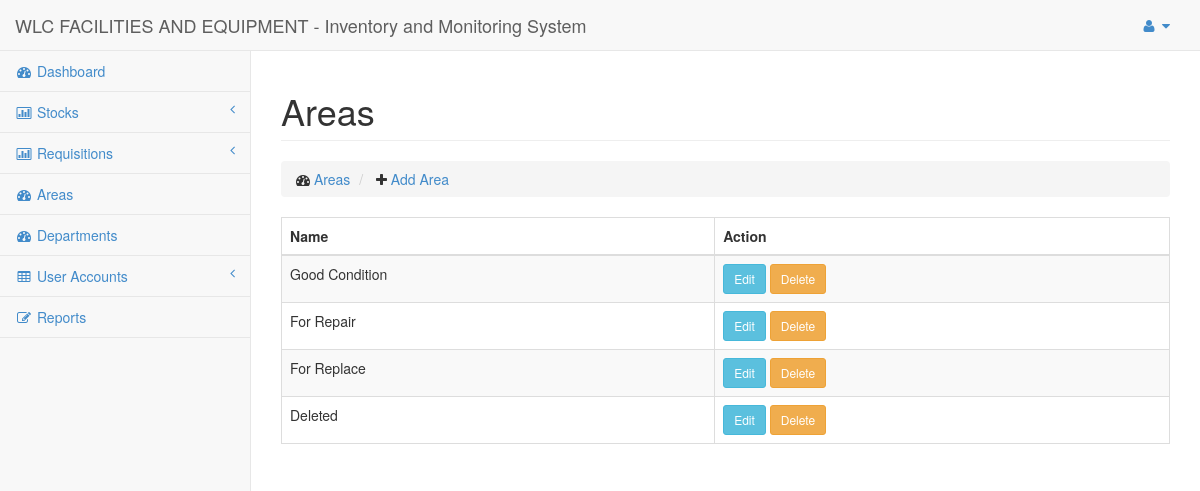
/Pages/Areas/list.php (signed in), run on an earlier commit of the app's database.
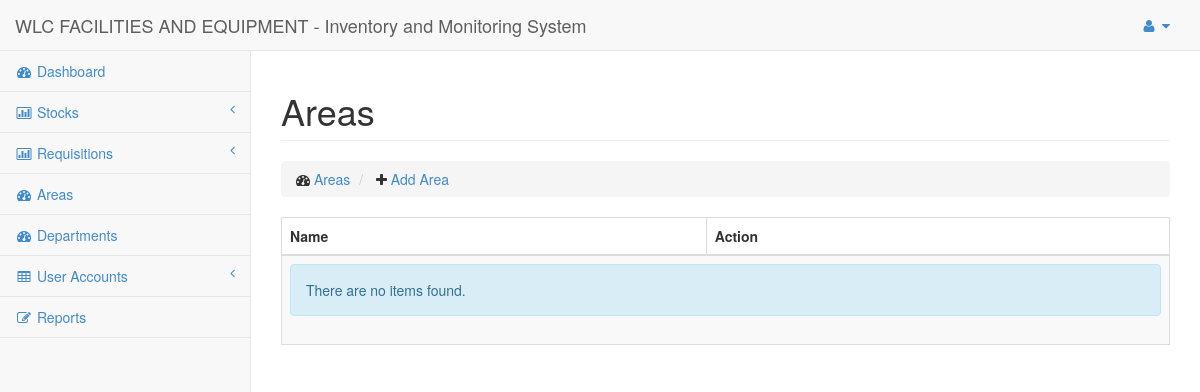
And on a later commit of the database.
### tables this page shows
CREATE TABLE `areas` (
  `id` int(50) NOT NULL AUTO_INCREMENT,
  `name` varchar(100) NOT NULL,
  PRIMARY KEY (`id`)
);

### Core/Template.php (called while the page is built)
<?php
Class Template
{
	public static function header()
	{
		include $_SERVER['DOCUMENT_ROOT'].'/Pages/Includes/header.php';
	}
	public static function footer($scripts = false)
	{
		include $_SERVER['DOCUMENT_ROOT'].'/Pages/Includes/footer.php';
	}
}

### Core/Link.php (called while the page is built)
<?php
Class Link
{
	public static function createUrl($url)
	{
		return 'http://'.$_SERVER['HTTP_HOST'].'/'.$url;
	}
}

### Core/LoggedInUser.php (called while the page is built, shortened)
<?php
Class LoggedInUser
{
	public static function type()
	{
		return isset($_SESSION['type']) ? $_SESSION['type'] : null;
	}
}

### Config/DbConnection.php (called while the page is built, shortened)
<?php
Class DbConnection{
	private static $_instance;
	public static function connect() {
		if(!self::$_instance) {
			self::$_instance = new self();
		}
		return self::$_instance;
	}
	private function __construct() {
		$this->_connection = new mysqli(Constant::DB_HOST, Constant::DB_USER,
			Constant::DB_PASS, Constant::DB_NAME);
	}
	public function getConnection() {
		return $this->_connection;
	}
}

### Repositories/Base.php (called while the page is built, shortened)
<?php
include $_SERVER['DOCUMENT_ROOT'].'/Config/DbConnection.php';
Class Base {
	public $connection = '';
	public function __construct()
	{
		$this->connection = DbConnection::connect()->getConnection();
	}
	public function getAll($columns = null, $where = null)
	{
		$sql = '';
		if ($columns) {
			$sql = 'SELECT '.implode(',', $columns).' FROM '.$this->table;
			if ($where) {
				$whereClause = [];
				$sql .= ' WHERE ';
				foreach ($where as $column => $value) {
					$whereClause[] = "`$this->table`.`$column`='$value'";
				}
				$sql .= ' '.implode(',', $whereClause);
			}
		} else {
			$sql = 'SELECT * FROM '.$this->table;
		}
		$data = $this->connection->query($sql);
		return $data;
	}
}
?>

### Pages/Areas/list.php (the view, shortened to what this page needs)
<?php
include $_SERVER['DOCUMENT_ROOT'].'/Core/Template.php';
include $_SERVER['DOCUMENT_ROOT'].'/Core/Link.php';
$areas = new Area();
?>
<?php Template::header(); ?>
  <div class="row">
      <div class="col-lg-12">
          <h1 class="page-header">Areas</h1>
          <ol class="breadcrumb">
              <li>
                  <i class="fa fa-dashboard"></i>  <a href="#">Areas</a>
              </li>
              <li>
                  <i class="fa fa-plus"></i>  <a href="<?php echo Link::createUrl('Pages/Areas/add.php'); ?>"> Add Area</a>
              </li>
          </ol>
      </div>
  </div>
  <div class="row">
    <div class="col-md-12">
      <div class="table-responsive">
        <?php
            $result = $areas->getAll();
        ?>
        <table class="table table-striped table-hover table-bordered">
          <thead>
              <tr id='th'>
                <th> Name</th>
                <th> Action </th>
              </tr>
          </thead>
          <tbody>
            <?php if ($result && 0 != $result->num_rows) { ?>
                <?php  while ($item = $result->fetch_assoc()) { ?>
                  <tr>
                    <td> <?php echo $item['name']; ?></td>
                    <td>
                      <a class="btn btn-sm btn-info"> Edit </a>
                      <a class="btn btn-sm btn-warning"> Delete </a>
                    </td>
                  </tr>
                <?php } ?>
            <?php } else { ?>
                  <tr>
                      <td colspan=2>
                          <div class="alert alert-info">
                              There are no items found.
                          </div>
                      </td>
                  </tr>
            <?php } ?>
          </tbody>
        </table>
      </div>
    </div>
  </div>
<?php Template::footer(); ?>

### Pages/Includes/header.php (shortened to what this page needs)
<?php
include $_SERVER['DOCUMENT_ROOT'].'/Core/Assets.php';
include $_SERVER['DOCUMENT_ROOT'].'/Core/LoggedInUser.php';
?>
<!DOCTYPE html>
<html lang="en">
<head>
    <?php
        Assets::renderCss([
            'bootstrap.min.css',
            'metisMenu.min.css',
            'timeline.css',
            'sb-admin-2.css',
            'morris.css',
            'font-awesome.min.css'
        ]);
    ?>
</head>
<body>
    <div id="wrapper">
        <nav class="navbar navbar-default navbar-static-top" role="navigation" style="margin-bottom: 0">
            <div class="navbar-header">
                <a class="navbar-brand" href="index.html">WLC FACILITIES AND EQUIPMENT - Inventory and Monitoring System</a>
            </div>
            <ul class="nav navbar-top-links navbar-right">
                <li class="dropdown">
                    <a class="dropdown-toggle" data-toggle="dropdown" href="#">
                        <i class="fa fa-user fa-fw"></i>  <i class="fa fa-caret-down"></i>
                    </a>
                </li>
            </ul>
            <div class="navbar-default sidebar" role="navigation">
                <div class="sidebar-nav navbar-collapse">
                    <ul class="nav" id="side-menu">
                        <li>
                            <a href="<?php echo Link::createUrl('Pages/home.php'); ?>"><i class="fa fa-dashboard fa-fw"></i> Dashboard</a>
                        </li>
                        <?php if (LoggedInUser::type() == Constant::USER_INVENTORY_OFFICER) { ?>
                            <li>
                                <a href="#"><i class="fa fa-bar-chart-o fa-fw"></i> Stocks<span class="fa arrow"></span></a>
                            </li>
                            <li>
                                <a href="#"><i class="fa fa-bar-chart-o fa-fw"></i> Requisitions<span class="fa arrow"></span></a>
                            </li>
                            <li>
                                <a href="<?php echo Link::createUrl('Pages/Areas/list.php'); ?>"><i class="fa fa-dashboard fa-fw"></i> Areas</a>
                            </li>
                            <li>
                                <a href="<?php echo Link::createUrl('Pages/Departments/list.php'); ?>"><i class="fa fa-dashboard fa-fw"></i> Departments</a>
                            </li>
                            <li>
                                <a href="#"><i class="fa fa-table fa-fw"></i> User Accounts<span class="fa arrow"></span></a>
                            </li>
                            <li>
                                <a href="#"><i class="fa fa-edit fa-fw"></i> Reports</a>
                            </li>
                        <?php } ?>
                    </ul>
                </div>
            </div>
        </nav>
        <div id="page-wrapper">

### Core/Assets.php (shortened to what this page needs)
<?php
Class Assets
{
	public static function renderCss($filenames)
	{
		foreach ($filenames as $filename) {
			$filename = 'http://'.$_SERVER['HTTP_HOST'].'/css/'.$filename;
			echo "<link rel='stylesheet' href=$filename />";
		}
	}
}

### Pages/Includes/footer.php (shortened to what this page needs)
</div>
    </div>
</body>
</html>

### css/sb-admin-2.css (style rules this page uses)
body { background-color: #f8f8f8; }
#wrapper { width: 100%; }
#page-wrapper { padding: 0 15px; min-height: 568px; background-color: #fff; }
@media (min-width:768px) { #page-wrapper { position: inherit; margin: 0 0 0 250px; padding: 0 30px; border-left: 1px solid #e7e7e7; } }
.navbar-top-links { margin-right: 0; }
.navbar-top-links li { display: inline-block; }
.navbar-top-links li:last-child { margin-right: 15px; }
.navbar-top-links li a { padding: 15px; min-height: 50px; }
.sidebar .sidebar-nav.navbar-collapse { padding-right: 0; padding-left: 0; }
.sidebar ul li { border-bottom: 1px solid #e7e7e7; }
.sidebar .arrow { float: right; }
.sidebar .fa.arrow:before { content: "\f104"; }
@media (min-width:768px) { .sidebar { z-index: 1; position: absolute; width: 250px; margin-top: 51px; } }

What changed in the data, as far as the page shows it:
removed areas: name "Good Condition"
removed areas: name "For Repair"
removed areas: name "For Replace"
removed areas: name "Deleted"
Also different on the page:
text now shown: "There are no items found."
